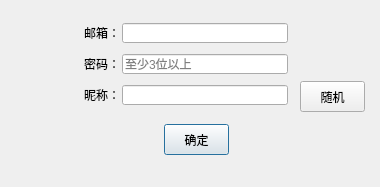
<?xml version="1.0" encoding="UTF-8"?>
<ui version="4.0">
 <class>UserRegisterDialog</class>
 <widget class="QDialog" name="UserRegisterDialog">
  <property name="geometry">
   <rect>
    <x>0</x>
    <y>0</y>
    <width>380</width>
    <height>187</height>
   </rect>
  </property>
  <property name="windowTitle">
   <string>注册</string>
  </property>
  <widget class="QLabel" name="label">
   <property name="geometry">
    <rect>
     <x>0</x>
     <y>24</y>
     <width>120</width>
     <height>18</height>
    </rect>
   </property>
   <property name="text">
    <string>邮箱：</string>
   </property>
   <property name="alignment">
    <set>Qt::AlignRight|Qt::AlignTrailing|Qt::AlignVCenter</set>
   </property>
  </widget>
  <widget class="QLabel" name="label_2">
   <property name="geometry">
    <rect>
     <x>0</x>
     <y>55</y>
     <width>120</width>
     <height>18</height>
    </rect>
   </property>
   <property name="text">
    <string>密码：</string>
   </property>
   <property name="alignment">
    <set>Qt::AlignRight|Qt::AlignTrailing|Qt::AlignVCenter</set>
   </property>
  </widget>
  <widget class="QPushButton" name="pbOk">
   <property name="geometry">
    <rect>
     <x>164</x>
     <y>124</y>
     <width>65</width>
     <height>31</height>
    </rect>
   </property>
   <property name="text">
    <string>确定</string>
   </property>
  </widget>
  <widget class="QLineEdit" name="leEmail">
   <property name="geometry">
    <rect>
     <x>122</x>
     <y>23</y>
     <width>166</width>
     <height>20</height>
    </rect>
   </property>
  </widget>
  <widget class="QLineEdit" name="lePwd">
   <property name="geometry">
    <rect>
     <x>122</x>
     <y>54</y>
     <width>166</width>
     <height>20</height>
    </rect>
   </property>
   <property name="echoMode">
    <enum>QLineEdit::Password</enum>
   </property>
   <property name="placeholderText">
    <string>至少3位以上</string>
   </property>
  </widget>
  <widget class="QLineEdit" name="leNick">
   <property name="geometry">
    <rect>
     <x>122</x>
     <y>85</y>
     <width>166</width>
     <height>20</height>
    </rect>
   </property>
  </widget>
  <widget class="QLabel" name="label_3">
   <property name="geometry">
    <rect>
     <x>0</x>
     <y>86</y>
     <width>120</width>
     <height>18</height>
    </rect>
   </property>
   <property name="text">
    <string>昵称：</string>
   </property>
   <property name="alignment">
    <set>Qt::AlignRight|Qt::AlignTrailing|Qt::AlignVCenter</set>
   </property>
  </widget>
  <widget class="QPushButton" name="pbOk_2">
   <property name="geometry">
    <rect>
     <x>300</x>
     <y>81</y>
     <width>65</width>
     <height>31</height>
    </rect>
   </property>
   <property name="text">
    <string>随机</string>
   </property>
  </widget>
 </widget>
 <resources/>
 <connections/>
</ui>
